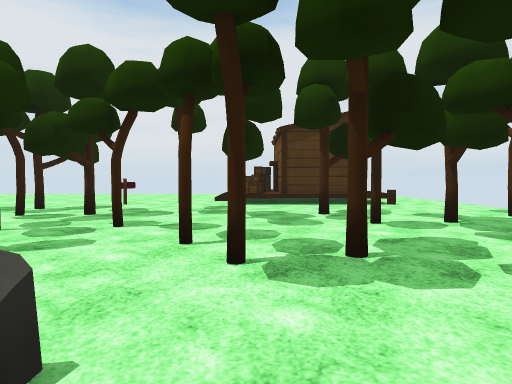
view 1 (above)

16 first-person views from a walk through a Unity game level. The camera is 1.2 m above the floor, tilts 2° down and sees 70° across. The floor is counted in squares, 2.4 m on a side. Each view is taken from the middle of a square. On the plan, view 1 faces up. The plan holds only what a view shows up to about 9 squares ahead; the rest is blank. The place goes on beyond the plan. The player is left out. Surface patterns are stand-ins for the level's own textures.

view 2
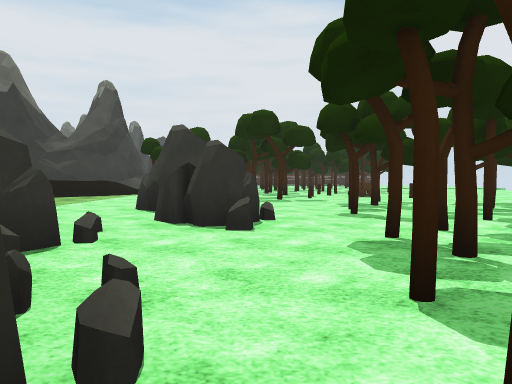

view 3
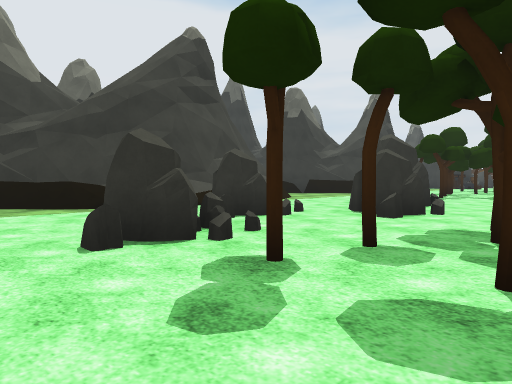

view 4
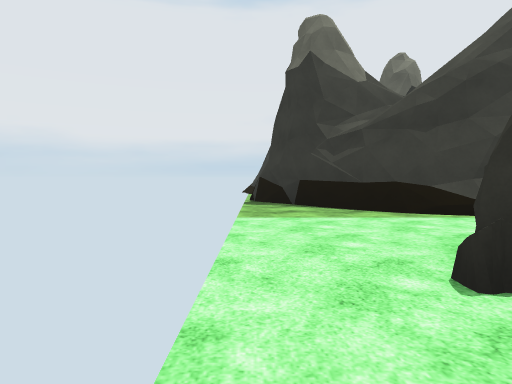

view 5
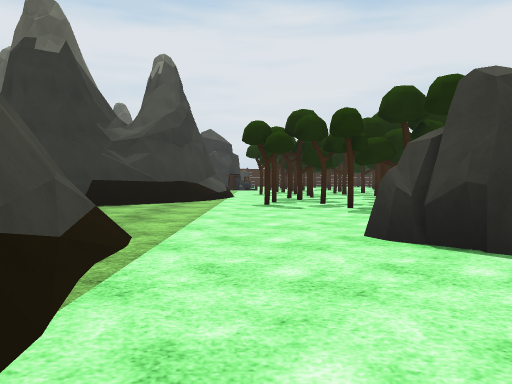

view 6
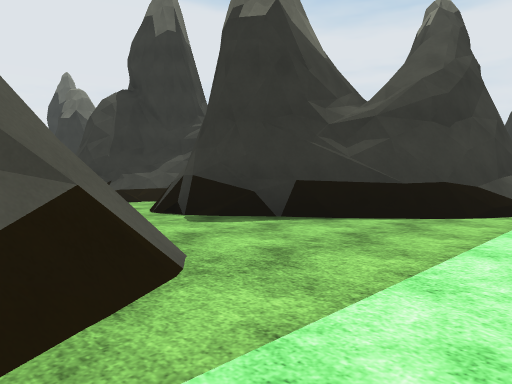

view 7
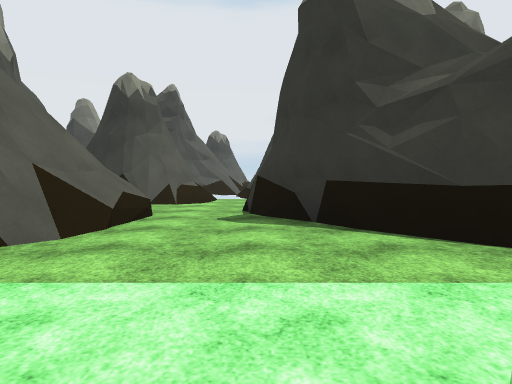

view 8
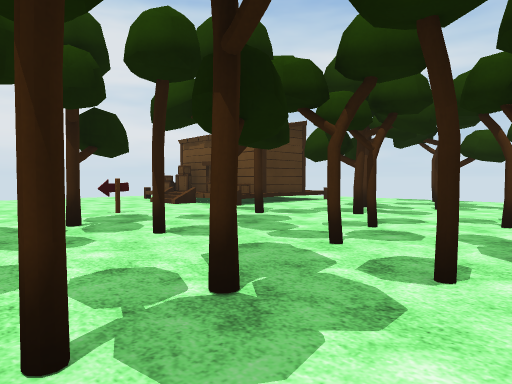

view 9
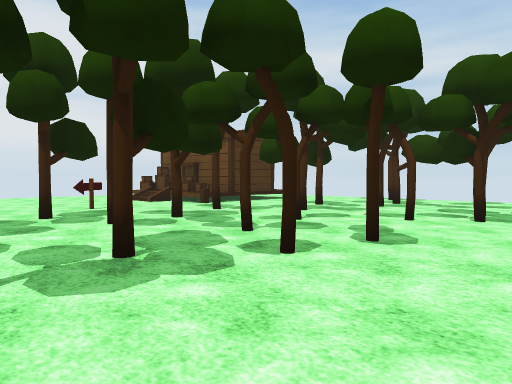

view 10
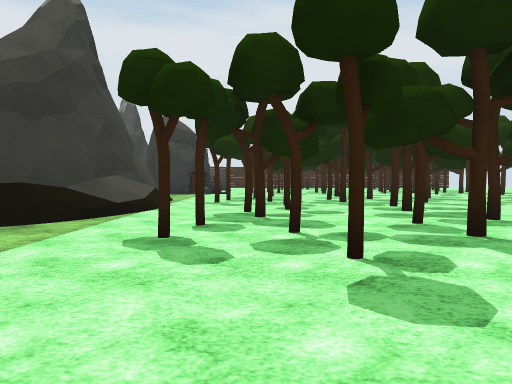

view 11
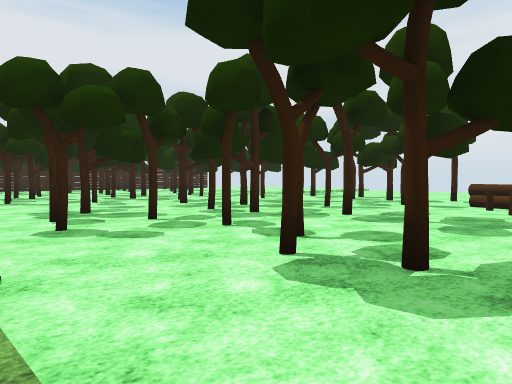

view 12
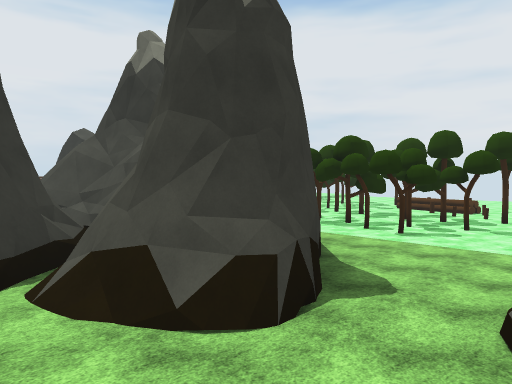

view 13
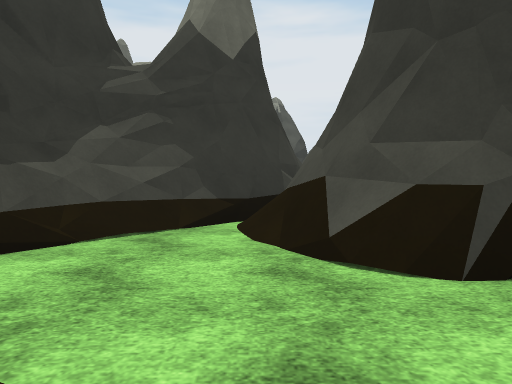

view 14
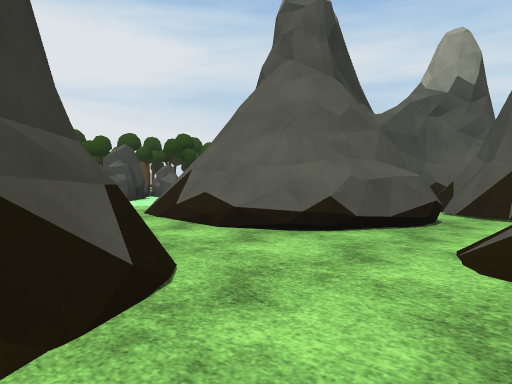

view 15
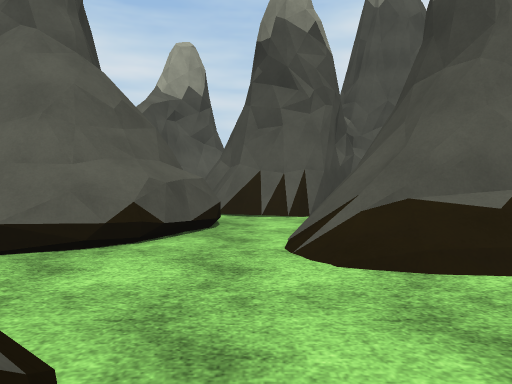

view 16
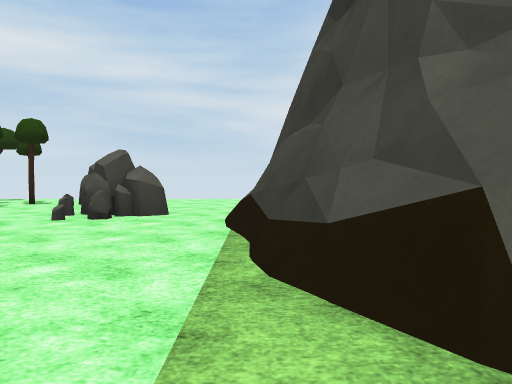

### Floor plan
Key: @ floor where view 1 was taken; # wall or solid block; x gap in a wall; . floor; / step, stairs or slope; = window, fence, low wall or low ledge; ^ raised ledge; R rock; T thing the floor can be seen under or through; O other object.
Columns run from 18 left of view 1 to 4 right of it. Each row starts with its distance up from view 1.
 11                ...
 10               ....=#
  9             .....//# ..
  8             ......###..
  7             ...O..=..=.
  6        #.   .....#.....
  5       ##=    ..#...#...
  4       ##==   #.x...##..
  3       #..=  ##x#....#..
  2   #..x.#..# #......x#..
  1   ...#..#.##....RR.....
  0  ##.........#.RRRR@.RR.
 -1 x#....TT.#.....R..RR...
 -2   ...TT ...#...........
 -3      =TT##......####...
 -4          ##...###  ##..
 -5           ##..##   ###.
 -6       ##   ##.##  ####.
 -7       #######.^###### x
 -8         ##//....##
 -9          ##/.//###
-10           ######

Where each view was taken, in squares from view 1:
view 1: 0 up, 0 right, facing up
view 2: 1 up, 3 right, facing left
view 3: 3 up, 4 right, facing down-left
view 4: 2 up, 4 right, facing down
view 5: 2 down, 0 right, facing left
view 6: 2 down, 3 left, facing down-left
view 7: 1 down, 6 left, facing down
view 8: 2 up, 5 left, facing up-right
view 9: 1 up, 5 left, facing up-right
view 10: 1 down, 4 left, facing left
view 11: 3 down, 8 left, facing up-left
view 12: 9 down, 4 left, facing up-left
view 13: 8 down, 4 left, facing left
view 14: 9 down, 7 left, facing up-right
view 15: 8 down, 7 left, facing right
view 16: 3 down, 5 left, facing right
